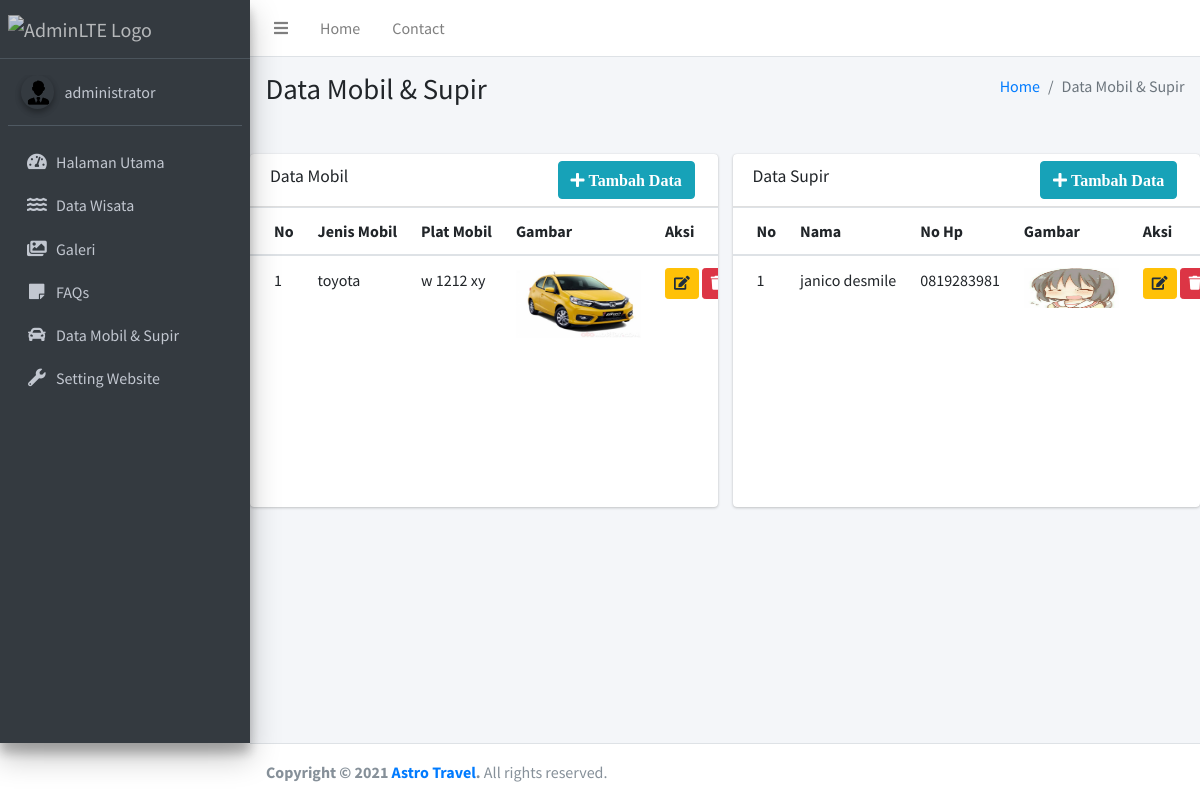
Screenshot of /index.php/admin/supirmobil with the database file from the repository.
### tables this page shows
CREATE TABLE `tb_mobil` (
  `id` int(11) NOT NULL,
  `jenis` varchar(100) NOT NULL,
  `plat` varchar(100) NOT NULL,
  `gambar` varchar(200) NOT NULL
);

CREATE TABLE `tb_supir` (
  `id` int(11) NOT NULL,
  `nama` varchar(100) NOT NULL,
  `nik` varchar(100) NOT NULL,
  `alamat` varchar(200) NOT NULL,
  `no_hp` varchar(15) NOT NULL,
  `gambar` varchar(200) NOT NULL
);

### application/controllers/admin.php (called while the page is built, shortened)
<?php
class Admin extends CI_Controller
{
	function __construct(){
		$this->load->model('m_admin');
		$this->load->model('m_kota');
		$this->load->helper('form');
		$this->load->library('form_validation');
	}
  	public function supirmobil()
	{
		$data['judul'] = 'Data Mobil & Supir';
		$data['mobil'] = $this->m_admin->mobil();
		$data['supir'] = $this->m_admin->supir();
		$this->load->view('templates/admin_header', $data);
		$this->load->view('templates/admin_navbar', $data);
		$this->load->view('templates/admin_sidebar', $data);
		$this->load->view('admin/supirmobil', $data);
		$this->load->view('templates/admin_footer', $data);
	}
}

### index.php (called while the page is built, shortened)
<?php
require_once BASEPATH.'core/CodeIgniter.php';

### application/models/m_admin.php (called while the page is built, shortened)
<?php
	class m_admin extends CI_Model{
		public function supir()
		{
            $this->db->select('*');
		    $this->db->from('tb_supir');
		    $query = $this->db->get();
		    return $query->result();
		}
		public function mobil()
		{
            $this->db->select('*');
		    $this->db->from('tb_mobil');
		    $query = $this->db->get();
		    return $query->result();
		}
	}
 ?>

### application/views/admin/supirmobil.php (the view, shortened to what this page needs)
<div class="content-wrapper">
  <section class="content-header">
    <div class="container-fluid">
      <div class="row mb-2">
        <div class="col-sm-6">
        <h1 class="h3 mb-4 text-gray-800"><?= $judul?></h1>
        </div>
        <div class="col-sm-6">
          <ol class="breadcrumb float-sm-right">
            <li class="breadcrumb-item"><a href="#">Home</a></li>
            <li class="breadcrumb-item active"><?= $judul?></li>
          </ol>
        </div>
      </div>
    </div>
  </section>
      <div class="row">
        <div class="col-6">
          <div class="card">
            <div class="card-header">
              <h3 class="card-title">Data Mobil</h3>
              <div class="card-tools">
                <div class="input-group input-group-sm" style="width: 150px;">
                  <a href="<?= base_url(); ?>/admin/tambah_mobil" class="btn btn-info">
                     <i class="fa fa-plus">
                       Tambah Data
                     </i>
                   </a>
                </div>
              </div>
            </div>
            <div class="card-body table-responsive p-0 " style="height: 300px;">
              <table class="table table-head-fixed text-nowrap">
                <thead>
                  <tr>
                    <th>No</th>
                    <th>Jenis Mobil</th>
                    <th>Plat Mobil</th>
                    <th>Gambar</th>
                    <th>Aksi</th>
                  </tr>
                </thead>
                <tbody>
                  <?php
                  $no = 1;
                  foreach($mobil as $u){
                  ?>
                  <tr>
                    <td><?= $no ?></td>
                    <td><?= $u->jenis ?></td>
                    <td><?= $u->plat ?></td>
                    <td>
                      <a target="_blank" href="<?= base_url(); ?>dist/img/mobil/<?= $u->gambar ?>">
                      <img src="<?= base_url(); ?>dist/img/mobil/<?= $u->gambar ?>" height="70" width="125">
                    </a>
                    </td>
                    <td>
                      <center>
                        <a href="<?= base_url(); ?>/admin/edit_wisata/<?= $u->id ?>" class="btn btn-sm btn-warning" title="Edit">
                        <i class="fas fa-edit"></i>
                        </a>
                        <a href="<?= base_url(); ?>admin/hapus/<?= $u->id ?>" class="btn btn-sm btn-danger" title="Hapus" onclick = "return confirm('Yakin ingin menghapus data?')">
                          <i class="fa fa-trash"></i>
                        </a>
                      </center>
                    </td>
                  </tr>
                  <?php } ?>
                </tbody>
              </table>
            </div>
          </div>
        </div>
          <div class="col-6">
          <div class="card">
            <div class="card-header">
              <h3 class="card-title">Data Supir</h3>
              <div class="card-tools">
                <div class="input-group input-group-sm" style="width: 150px;">
                  <a href="<?= base_url(); ?>/admin/tambah_mobil" class="btn btn-info">
                     <i class="fa fa-plus">
                       Tambah Data
                     </i>
                  </a>
                </div>
              </div>
            </div>
            <?php
              $no = 1;
              foreach($supir as $u){
            ?>
            <div class="card-body table-responsive p-0 " style="height: 300px;">
              <table class="table table-head-fixed text-nowrap">
                <thead>
                  <tr>
                    <th>No</th>
                    <th>Nama</th>
                    <th>No Hp</th>
                    <th>Gambar</th>
                    <th>Aksi</th>
                  </tr>
                </thead>
                <tbody>
                  <tr>
                    <td><?= $no ?></td>
                    <td><?= $u->nama ?></td>
                    <td><?= $u->no_hp ?></td>
                    <td>
                      <a target="_blank" href="<?= base_url(); ?>dist/img/mobil/<?= $u->gambar ?>">
                        <img src="<?= base_url(); ?>dist/img/supir/<?= $u->gambar ?>" height="40" width="95">
                      </a>
                    </td>
                    <td>
                      <center>
                        <a href="<?= base_url(); ?>/admin/edit_wisata/<?= $u->id ?>" class="btn btn-sm btn-warning" title="Edit">
                        <i class="fas fa-edit"></i>
                        </a>
                        <a href="<?= base_url(); ?>admin/hapus/<?= $u->id ?>" class="btn btn-sm btn-danger" title="Hapus" onclick = "return confirm('Yakin ingin menghapus data?')">
                          <i class="fa fa-trash"></i>
                        </a>
                      </center>
                    </td>
                  </tr>
                </tbody>
              </table>
            </div>
          </div>
          <?php } ?>
        </div>
      </div>
    </div>
</div>

### rows the page displays
tb_mobil: jenis "toyota", plat "w 1212 xy", gambar (picture)
tb_supir: nama "janico desmile", no_hp "0819283981", gambar (picture)

### other values shown
$judul "Data Mobil & Supir"
